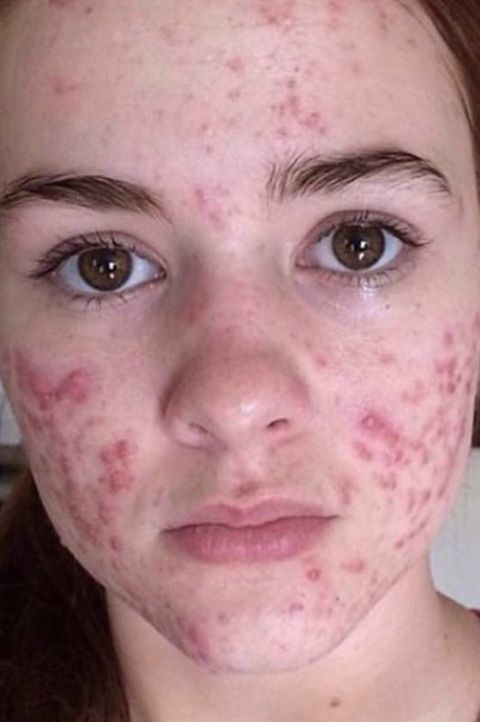
#> input picture acne9.jpg, 480 x 722 px
$ python filter2.py
#> lines starting #> are read from the running program, lines starting #| are printed output that depends on the picture; after the words box and inside, x2 and y2 are one past the last pixel; in counts of white or black regions, pixels touching at a corner belong together
#> in main, image is the input picture: shape (722, 480, 3); mean B, G, R 137.7, 135.1, 176.6
import cv2
import numpy as np
from PIL import Image, ImageEnhance

# Function to apply color correction to remove green tint
# def remove_green_tint(image):
#     # Reduce the green channel intensity
#     corrected_image = image.copy()
#     corrected_image[:, :, 1] = (corrected_image[:, :, 1] * 0.5).astype(np.uint8)
#     return corrected_image

# Function to apply brightness, contrast, and saturation adjustments
def apply_filters(image, brightness=-100, contrast=250, shadows=0, saturation=80, sharpness=100):
    # Convert to PIL Image for easier manipulation of brightness, contrast, and saturation
#> called with brightness = -100, contrast = 250, shadows = 0, saturation = 80, sharpness = 100
    pil_image = Image.fromarray(cv2.cvtColor(image, cv2.COLOR_BGR2RGB))

    # Brightness adjustment
    enhancer = ImageEnhance.Brightness(pil_image)
    pil_image = enhancer.enhance(1 + brightness / 255.0)

    # Contrast adjustment
    enhancer = ImageEnhance.Contrast(pil_image)
    pil_image = enhancer.enhance(1 + contrast / 255.0)
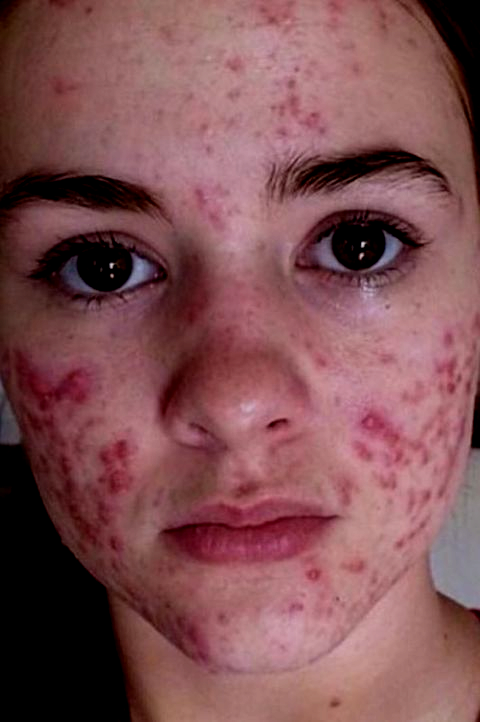
#> pil_image: PIL image 480x722 RGB; mean R, G, B 127.9, 80.4, 83.7

    # Convert back to OpenCV format to apply remaining filters
    image = cv2.cvtColor(np.array(pil_image), cv2.COLOR_RGB2BGR)

    # Shadows adjustment
    shadows_value = abs(shadows)
    image = np.where(image < shadows_value, image * (1 - shadows / 255.0), image).astype(np.uint8)

    # Saturation adjustment
    hsv_image = cv2.cvtColor(image, cv2.COLOR_BGR2HSV)
#> hsv_image: shape (722, 480, 3); mean H, S, V 99.6, 98.9, 128
    hsv_image[..., 1] = cv2.add(hsv_image[..., 1], saturation)
#> hsv_image: shape (722, 480, 3); mean H, S, V 99.6, 175.2, 128
    image = cv2.cvtColor(hsv_image, cv2.COLOR_HSV2BGR)
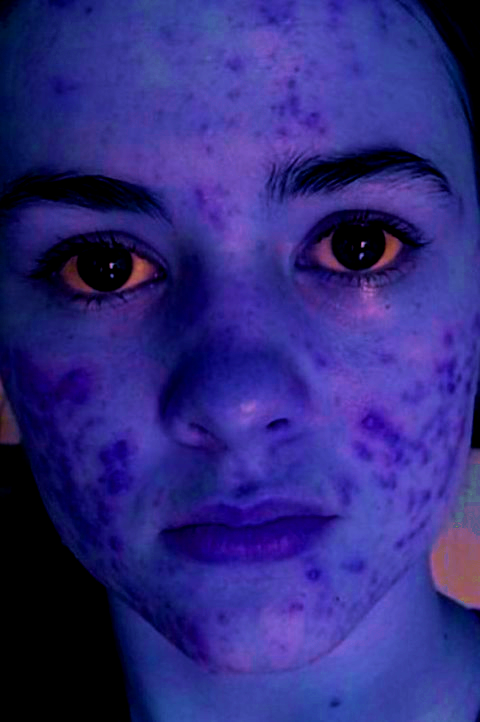
#> image: shape (722, 480, 3); mean R, G, B 47.9, 41.4, 127.6

    # Sharpness adjustment using a kernel
    kernel = np.array([[-1, -1, -1],
                       [-1, 9 + sharpness / 25, -1],
                       [-1, -1, -1]])
    image = cv2.filter2D(image, -1, kernel)

    return image

# Function to detect acne marks on a face region of interest (ROI)
# def detect_acne_marks(face_roi):
    # Convert face ROI to grayscale for better thresholding
    gray = cv2.cvtColor(face_roi, cv2.COLOR_BGR2GRAY)

    # Apply thresholding to isolate potential acne marks
    _, thresh = cv2.threshold(gray, 60, 255, cv2.THRESH_BINARY_INV)

    # Find contours of potential acne marks
    contours, _ = cv2.findContours(thresh, cv2.RETR_EXTERNAL, cv2.CHAIN_APPROX_SIMPLE)

    # Draw rectangles around detected acne marks on the face ROI
    for contour in contours:
        x, y, w, h = cv2.boundingRect(contour)
        cv2.rectangle(face_roi, (x, y), (x + w, y + h), (0, 0, 255), 2)  # Red rectangles around acne marks

    return face_roi


def detect_acne_marks(face_roi):
    # Convert face ROI to HSV color space for color-based thresholding
    hsv = cv2.cvtColor(face_roi, cv2.COLOR_BGR2HSV)

    # Define the HSV range for pinkish shades (adjust as needed)
    # Lower and upper bounds for dark pink, light pink, and peach shades
    lower_pink = np.array([140, 50, 50])    # Example values for lower bound
    upper_pink = np.array([180, 255, 255])  # Example values for upper bound

    # Create a mask to isolate pinkish areas
    mask = cv2.inRange(hsv, lower_pink, upper_pink)

    # Find contours of potential acne marks in the pinkish areas
    contours, _ = cv2.findContours(mask, cv2.RETR_EXTERNAL, cv2.CHAIN_APPROX_SIMPLE)

    # Draw rectangles around detected pinkish areas on the face ROI
    for contour in contours:
        x, y, w, h = cv2.boundingRect(contour)
        cv2.rectangle(face_roi, (x, y), (x + w, y + h), (0, 0, 255), 2)  # Red rectangles around detected areas

    return face_roi

# Main function to load image, apply filters, color correction, detect faces, and mark acne
def main(image_path):
    # Load the image
    image = cv2.imread(image_path)
    if image is None:
        print(f"Error: Image not found at '{image_path}'")
        return

    # Apply brightness, contrast, shadows, saturation, and sharpness adjustments
    filtered_image = apply_filters(image)
    # filtered_image = image

    # Apply color correction to remove green tint
    # corrected_image = remove_green_tint(filtered_image)

    # Convert the corrected image to grayscale for face detection
    gray_image = cv2.cvtColor(filtered_image, cv2.COLOR_BGR2GRAY)
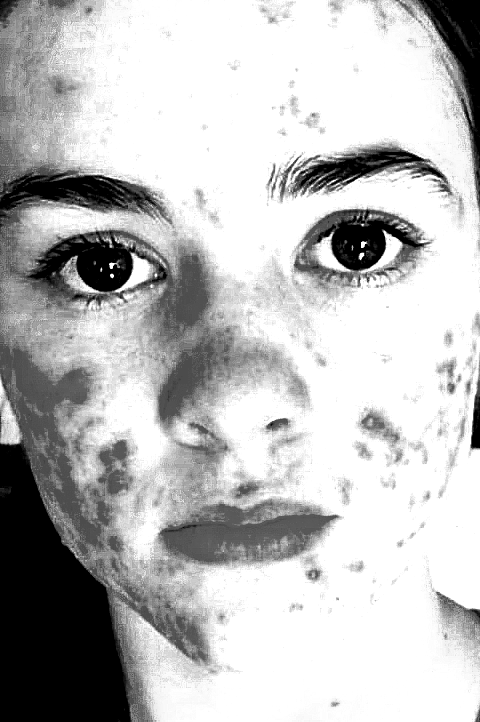
#> gray_image: shape (722, 480); min 0, max 255, mean 188.2

    # Load the pre-trained Haar cascade model for face detection
    face_cascade = cv2.CascadeClassifier(cv2.data.haarcascades + 'haarcascade_frontalface_default.xml')

    # Detect faces in the corrected image
    faces = face_cascade.detectMultiScale(gray_image, scaleFactor=1.01, minNeighbors=5, minSize=(30, 30))
#> faces = [[27, 453, 50, 50], [53, 33, 50, 50], [55, 16, 51, 51], [74, 521, 65, 65], [339, 425, 82, 82], [8, 129, 178, 178], [262, 101, 188, 188]]

    # Process each detected face for acne marks
    for (x, y, w, h) in faces:
        face_roi = filtered_image[y:y+h, x:x+w]  # Region of interest (face)
        image_with_acne_marks = detect_acne_marks(face_roi)
        # Place the processed face ROI with acne marks back into the corrected image
        filtered_image[y:y+h, x:x+w] = image_with_acne_marks
#> this loop made 7 passes
#> (x, y, w, h, contours in detect_acne_marks) on pass 3: (55, 16, 51, 51, 4 contours, all with area under 20)
#> pass 1, in detect_acne_marks, `mask = cv2.inRange(hsv, lower_pink, upper_pink)`:
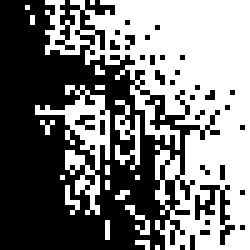
#> mask: shape (50, 50) (shown 5 times larger); 48.3% white; 19 white regions (16 under 20 px), largest, box (x1, y1, x2, y2) and area: (9, 0, 50, 50) 1002, (7, 17, 22, 43) 122, (23, 20, 28, 34) 33
#> pass 1, in main, `image_with_acne_marks = detect_acne_marks(face_roi)`:
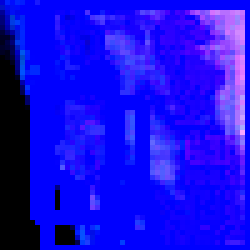
#> image_with_acne_marks: shape (50, 50, 3) (shown 5 times larger); mean R, G, B 23.8, 13.1, 227.9
#> after the loop:
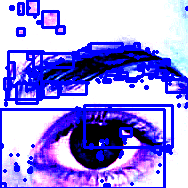
#> face_roi: shape (188, 188, 3); mean R, G, B 152.7, 143.3, 230.4
#> after the loop:
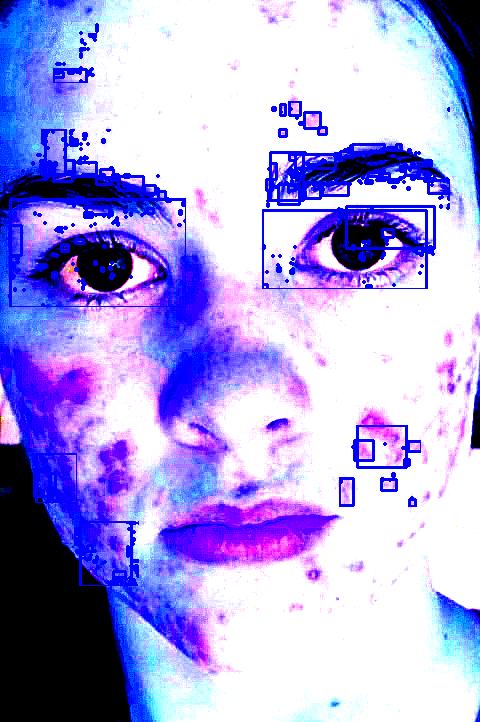
#> filtered_image: shape (722, 480, 3); mean R, G, B 171.9, 163.6, 228.3

    # Display the final image with detected faces and acne marks
    cv2.imshow('Detected Faces with Acne Marks', filtered_image)
    cv2.waitKey(0)
    cv2.destroyAllWindows()

    # Print the number of faces found
    print(f"Found {len(faces)} face(s) in the image.")
#| Found 7 face(s) in the image.

# Run the function with the path to your image
main('acne9.jpg')
# main('acne9.png')
# main('acne_side2.jpg')

$ run again, with WhatsApp Image 2024-12-21 at 10.02.16_8716362a.jpg copied over acne9.jpg
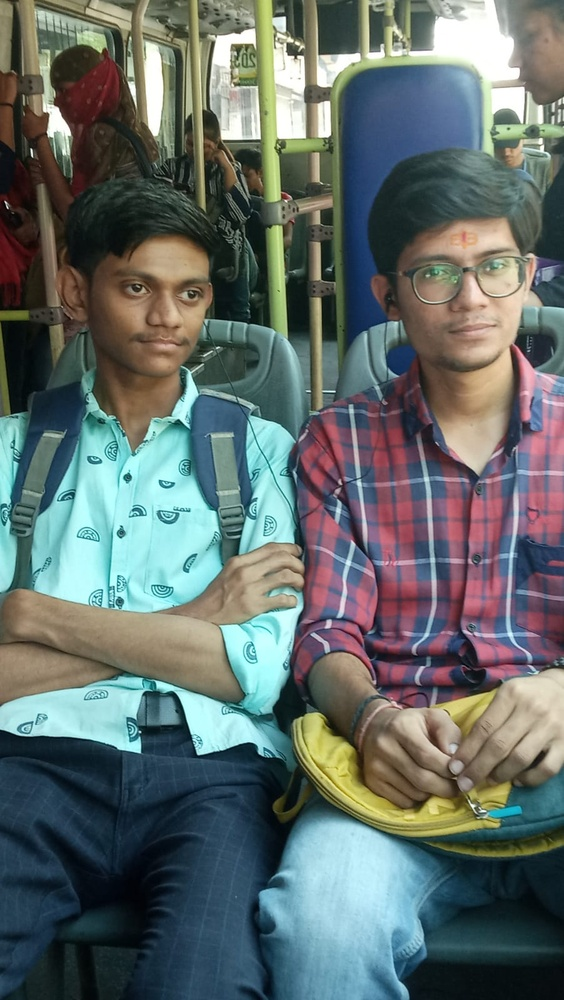
#> input picture WhatsApp Image 2024-12-21 at 10.02.16_8716362a.jpg, 564 x 1000 px, shrunk from 902 x 1600 before the run
#> in main, image is the input picture: shape (1000, 564, 3); mean B, G, R 106.6, 109.1, 98.3
#> in main, `gray_image = cv2.cvtColor(filtered_image, cv2.COLOR_BGR2GRAY)`:
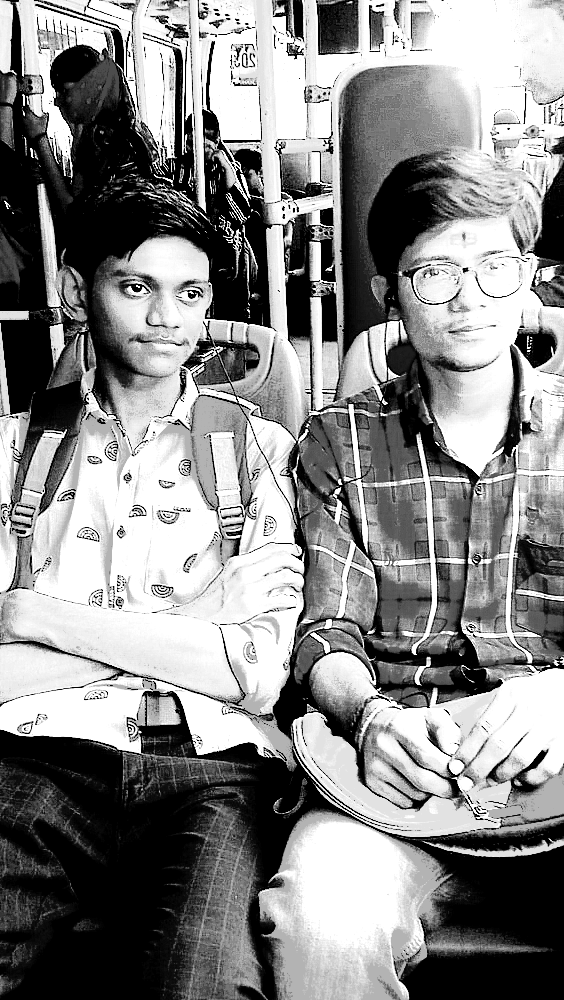
#> gray_image: shape (1000, 564); min 0, max 255, mean 136.9
#> faces = 14 rows, first 6: [5, 406, 31, 31], [13, 63, 42, 42], [266, 553, 46, 46], [57, 269, 50, 50], [355, 714, 45, 45], [465, 706, 52, 52]
#> the loop in main, `for (x, y, w, h) in faces:` made 14 passes
#> after the loop in main, `for (x, y, w, h) in faces:`:
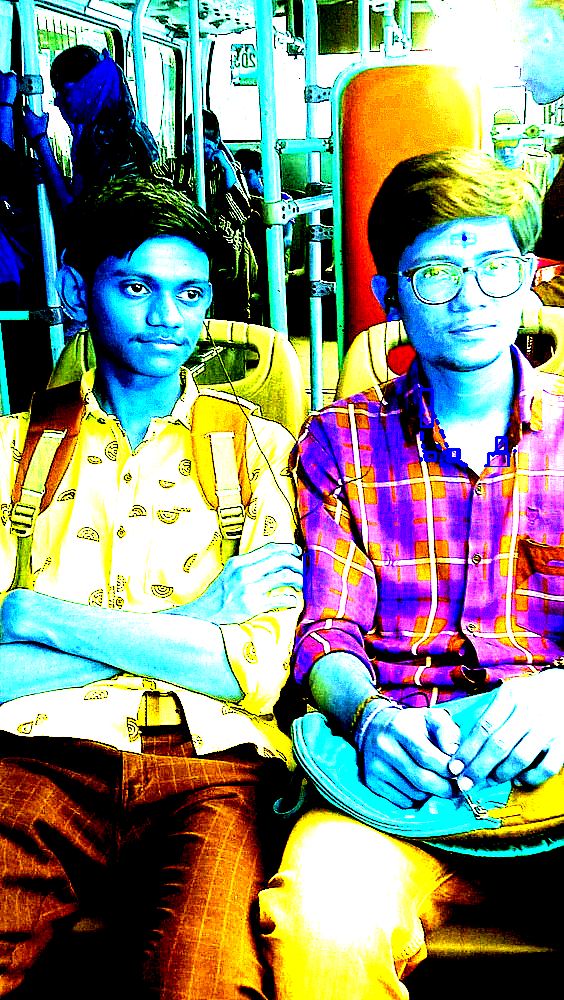
#> filtered_image: shape (1000, 564, 3); mean R, G, B 135.8, 141.8, 127.6
#| Found 14 face(s) in the image.
